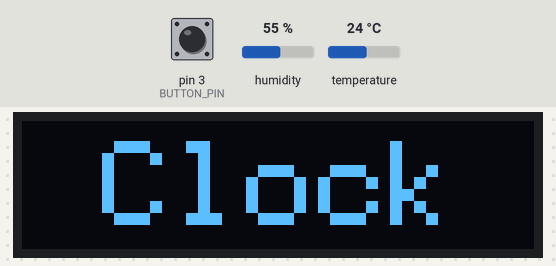
The sketch below on a simulated Arduino Uno, built with avr-gcc and run on an emulated ATmega328P. On the bench: 128×32 one-colour display. The test bench sets the inputs (shaded band); at power-on: pin 3 (BUTTON_PIN) HIGH, humidity 55 %, temperature 24 °C. The local clock reads 2024-03-15 10:24:30 at power-on unless the sketch sets it.

Above: at 0.1 s.
At 3.2 s:
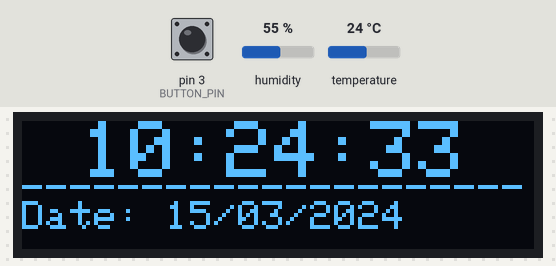
3.3 s: pin 3 (BUTTON_PIN) pulled LOW for 0.65 s
At 4.0 s:
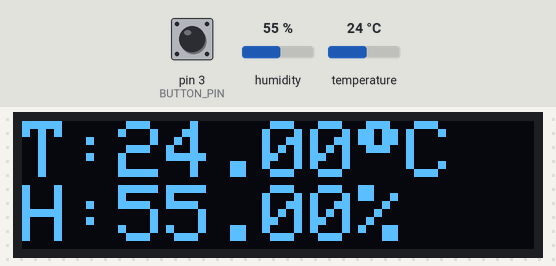
5.6 s: pin 3 (BUTTON_PIN) pulled LOW for 3.2 s
Timing chart, 0 to 8.6 s (numbered marks = the images above; inputs shaded):
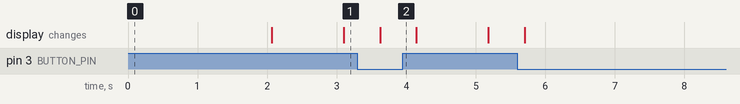

Measured:
- after the input at 3.3 s, the display: changes after 0.32 s (image 2)

The sketch:

Clock.ino
```cpp
#include <Wire.h>
#include <Adafruit_SSD1306.h>
#include <Adafruit_Sensor.h>
#include <DHT.h>
#include <RTClib.h>

#define SCREEN_WIDTH 128
#define SCREEN_HEIGHT 32
#define OLED_RESET    -1
#define SCREEN_ADDRESS 0x3C
Adafruit_SSD1306 display(SCREEN_WIDTH, SCREEN_HEIGHT, &Wire, OLED_RESET);

#define DHTPIN 2
#define DHTTYPE DHT22
DHT dht(DHTPIN, DHTTYPE);

RTC_DS1307 rtc;

#define BUTTON_PIN 3
bool buttonPressed = false;

void setup() {
  Serial.begin(9600);

  if (!display.begin(SSD1306_SWITCHCAPVCC, SCREEN_ADDRESS)) {
    Serial.println(F("SSD1306 initialization failed!"));
    for (;;);
  }
  display.clearDisplay();

  dht.begin();

  if (!rtc.begin()) {
    Serial.println(F("RTC not found!"));
    for (;;);
  }
  if (!rtc.isrunning()) {
    Serial.println(F("RTC is NOT running, setting the time!"));
    rtc.adjust(DateTime(F(__DATE__), F(__TIME__)));
  }

  pinMode(BUTTON_PIN, INPUT_PULLUP);

  display.setTextSize(3);
  display.setTextColor(SSD1306_WHITE);
  display.setCursor(20, 5);
  display.println(F("Clock"));
  display.display();
  delay(2000);
}

void loop() {
  if (digitalRead(BUTTON_PIN) == LOW) {
    buttonPressed = true;
  } else {
    buttonPressed = false;
  }

  display.clearDisplay();

  if (!buttonPressed) {
    DateTime now = rtc.now();

    display.setTextSize(2);
    String timeString = "";
    if (now.hour() < 10) timeString += '0';
    timeString += String(now.hour());
    timeString += ':';
    if (now.minute() < 10) timeString += '0';
    timeString += String(now.minute());
    timeString += ':';
    if (now.second() < 10) timeString += '0';
    timeString += String(now.second());

    display.setCursor(15, 0);
    display.print(timeString);

    display.setTextSize(1);
    display.setCursor(0, 13);
    display.print("---------------------");

    display.setTextSize(1);
    display.setCursor(0, 20);
    display.print(F("Date: "));
    if (now.day() < 10) display.print('0');
    display.print(now.day());
    display.print('/');
    if (now.month() < 10) display.print('0');
    display.print(now.month());
    display.print('/');
    display.print(now.year());
  } else {
    float temperature = dht.readTemperature();
    float humidity = dht.readHumidity();

    if (isnan(temperature) || isnan(humidity)) {
      Serial.println(F("Failed to read from DHT sensor!"));
      display.setCursor(0, 0);
      display.println(F("Sensor Error!"));
    } else {
      display.setTextSize(2);
      display.setCursor(0, 0);
      display.print(F("T:"));
      display.print(temperature);
      display.print((char)247);
      display.print(F("C"));

      display.setCursor(0, 16);
      display.print(F("H:"));
      display.print(humidity);
      display.print(F("%"));
    }
  }
  display.display();

  delay(500);
}
```
